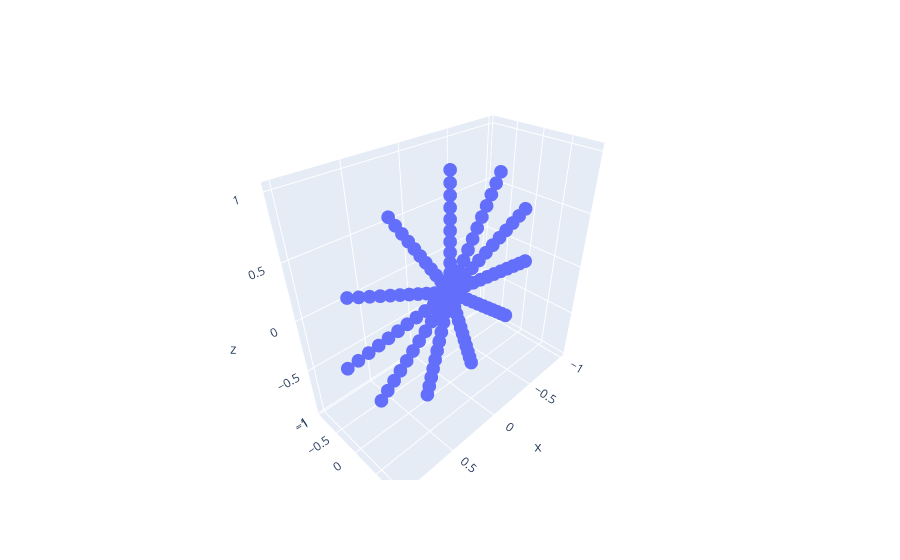
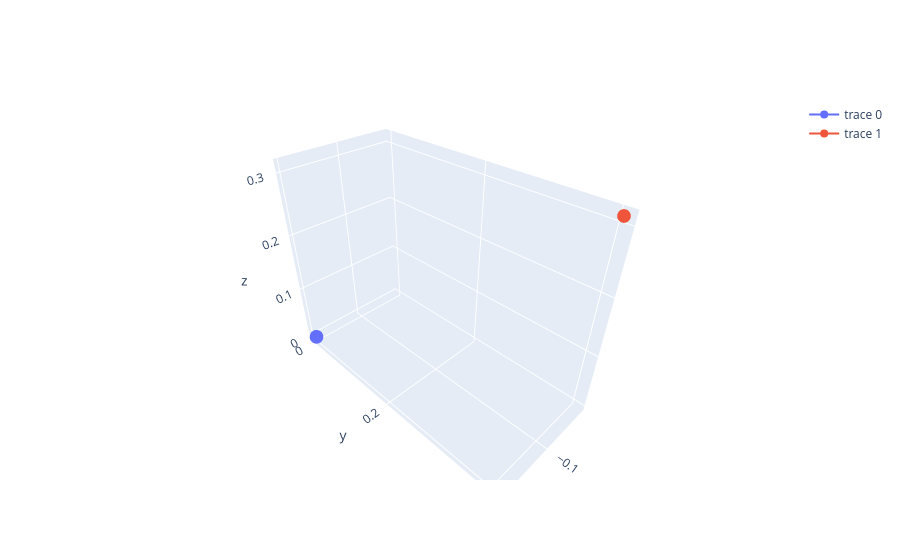

The notebook cell saved with these charts, in order:
### Code cell
thetas=np.linspace(0,2*np.pi,5*24)#np.linspace(0,2*np.pi,100)
phis=np.linspace(0,np.pi,1)#0#np.pi/2#*np.ones_like(thetas)
Bs=np.linspace(0,1,5*20)

thetas=np.linspace(0,2*np.pi,2*6)#np.linspace(0,2*np.pi,100)
phis=np.linspace(0,np.pi,1)#0#np.pi/2#*np.ones_like(thetas)
Bs=np.linspace(0,1,2*6)

# thetas=np.linspace(0,2*np.pi,240)#np.linspace(0,2*np.pi,100)
# phis=np.linspace(0,np.pi,1)#0#np.pi/2#*np.ones_like(thetas)
# Bs=np.linspace(10E-3,6,2*20)

#Bs=1
B,T,P=np.meshgrid(Bs,thetas,phis)
# x=r*np.outer(np.sin(thetas),np.cos(phis))
# y=r*np.outer(np.sin(thetas),np.sin(phis))
# z=r*np.outer(np.ones(np.size(phis)),np.cos(thetas))
x=(B*np.sin(T)*np.cos(P)).flatten()
y=(B*np.sin(T)*np.sin(P)).flatten()
z=(B*np.cos(T)).flatten()


#fig=go.Figure(data=go.Surface(x=x.reshape(100,100),y=y.reshape(100,100),z=z.reshape(100,100),showscale=False))
fig=go.Figure(data=go.Scatter3d(x=x,y=y,z=z))
fig.show()
vec=np.vstack([x,y,z])
Bu=vec/np.linalg.norm(vec,axis=0)

print(vec.shape)

vec=np.array(spinG.RE@vec)
n=vec.shape[1]//120#500
#fig=go.Figure(data=go.Scatter3d(x=x,y=y,z=z))
pre=go.Scatter3d(x=vec[0,:n],y=vec[1,:n],z=vec[2,:n])
np.random.shuffle(vec.T)
vec=vec
post=go.Scatter3d(x=vec[0,:n],y=vec[1,:n],z=vec[2,:n])
fig=go.Figure(data=[pre,post])
fig.show()

### Figure 1 — Plotly figure (JSON) as saved in the notebook; plotly's stock layout.template omitted (floating-point values rounded to 4 significant figures; data arrays with more than 128 entries replaced by an {"elided": "..."} marker saying what was removed)
{"data": [{"type": "scatter3d", "x": {"elided": "144 float values"}, "y": {"elided": "144 int values"}, "z": {"elided": "144 float values"}}], "layout": {}}

### Figure 2 — Plotly figure (JSON) as saved in the notebook; plotly's stock layout.template omitted (floating-point values rounded to 4 significant figures)
{"data": [{"type": "scatter3d", "x": [0], "y": [0], "z": [0]}, {"type": "scatter3d", "x": [-0.1909], "y": [0.4058], "z": [0.3105]}], "layout": {}}
